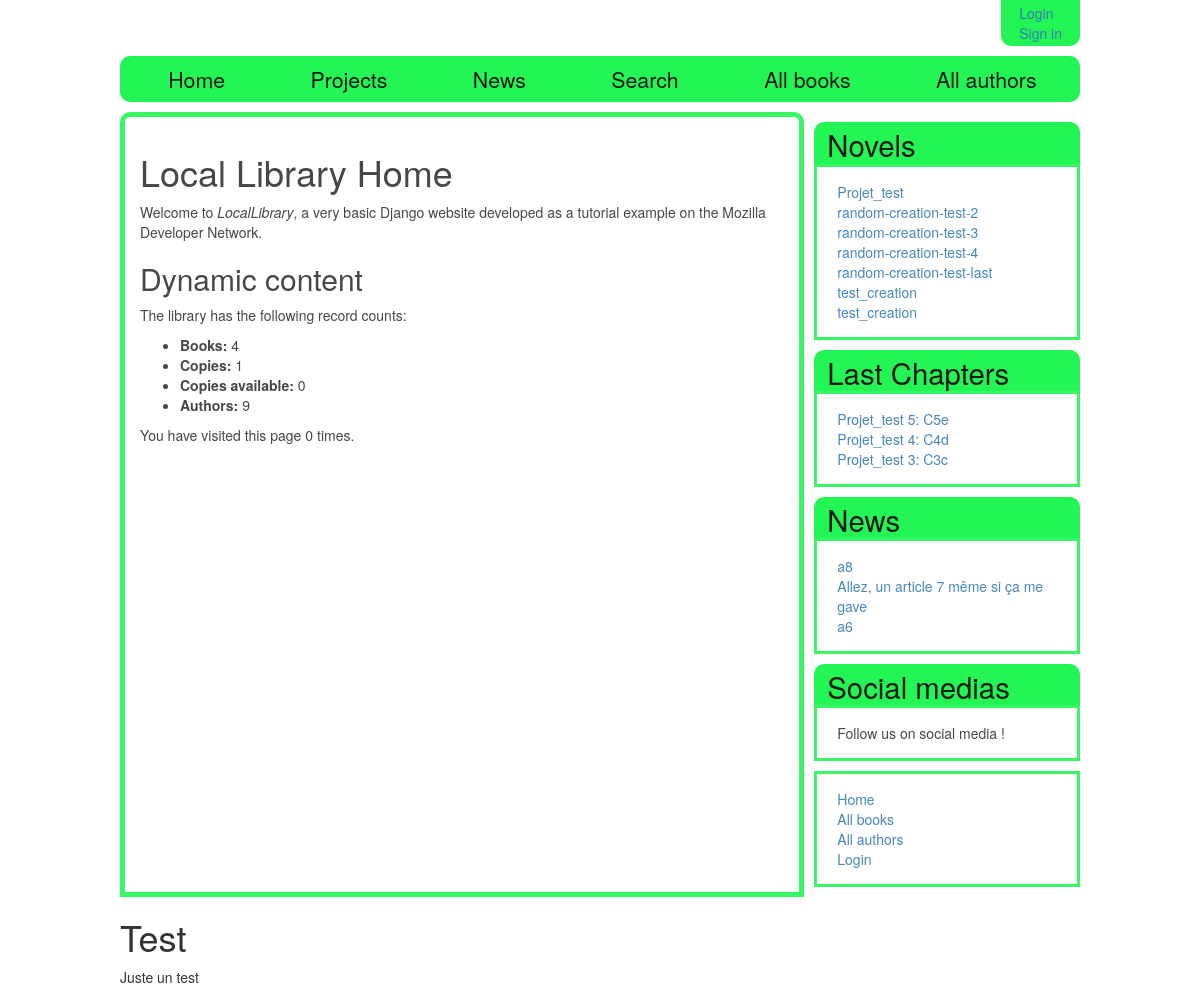
Page /charasite/ on the committed database.
### charasite/models.py (models this page shows, shortened)
class Project(models.Model):
    name = models.CharField(max_length=200, help_text="Enter the name of your project")
    date_start = models.DateTimeField(auto_now_add = True)
    description = models.TextField(max_length=1000, null = True, blank = True, help_text="Enter a brief description of the project")
    is_public = models.BooleanField(help_text='Do you want the project to be referenced ?')
    owner = models.ForeignKey(User, on_delete=models.CASCADE)
    genre = models.ManyToManyField(Genre, help_text="Select a genre for this book")
    is_published = models.BooleanField(blank = True)
    def get_absolute_url(self):
        return reverse('project_detail', args=[str(self.id)])

class Chapter(models.Model):
    project = models.ForeignKey('Project', on_delete = models.CASCADE)
    repository = models.ForeignKey('Repository', on_delete = models.CASCADE)
    number = models.IntegerField(help_text = 'Number of the chapter')
    title = models.CharField(max_length=200, help_text="Enter the title of this chapter")
    prevChapter = models.ForeignKey('Chapter', null = True, blank = True, on_delete = models.SET_NULL, help_text="The previous chapter")
    summary = models.TextField(max_length=1000, null = True, blank = True, help_text="Enter a brief summary for this chapter")
    content = models.TextField(max_length=200000, null = True, blank = True, help_text="Your chapter")
    date_of_creation = models.DateTimeField(auto_now_add = True)
    date_of_last_edit = models.DateTimeField(auto_now = True)
    is_published = models.BooleanField(blank=True, default=False)
    def get_absolute_url(self):
        return reverse('chapter_detail', args=[str(self.id)])
    class Meta:
        ordering =['number']

class Article(models.Model):
    title = models.CharField(max_length=200, help_text="Enter the title of this article")
    writer = models.ForeignKey(User, on_delete = models.CASCADE)
    prevArticle = models.ForeignKey('Article', null = True, blank = True, on_delete = models.SET_NULL, help_text="The previous article")
    summary = models.TextField(max_length=1000, null = True, blank = True, help_text="Enter a brief summary for this article")
    content = models.TextField(max_length=200000, null = True, blank = True, help_text="Your article")
    date_of_creation = models.DateTimeField(auto_now_add = True)
    date_of_last_edit = models.DateTimeField(auto_now = True)
    is_published = models.BooleanField(blank=True, default=False)
    def get_absolute_url(self):
        return reverse('article_detail', args=[str(self.id)])
    class Meta:
        ordering = ['-date_of_last_edit']

### charasite/views.py (the view)
def index(request):
    num_books=Book.objects.all().count()
    num_instances=BookInstance.objects.all().count()
    num_instances_available=BookInstance.objects.filter(status__exact='a').count()
    num_authors=Author.objects.count()  # The 'all()' is implied by default.
    num_visits=request.session.get('num_visits', 0)
    request.session['num_visits'] = num_visits+1
    return render(
        request,
        'index.html',
        context={'num_books':num_books,'num_instances':num_instances,'num_instances_available':num_instances_available,'num_authors':num_authors,'num_visits':num_visits},
    )

### charasite/context_processors.py (called while the page is built)
def listproj_context_processor(request):
    return {
        'listproj': Project.objects.filter(is_published=True).order_by('name'),
    }

def listnewchapter_context_processor(request):
    return {
        'listnewchap': Chapter.objects.filter(is_published=True).order_by('-date_of_last_edit')[:3],
    }

def listnewarticle_context_processor(request):
    return {
        'listnewarticle': Article.objects.filter(is_published=True).order_by('-date_of_last_edit')[:3],
    }

### charasite/templates/index.html
{% extends "basic_generic_readingspacev2.html" %}
{% block content %}
<h1>Local Library Home</h1>
  <p>Welcome to <em>LocalLibrary</em>, a very basic Django website developed as a tutorial example on the Mozilla Developer Network.</p>
<h2>Dynamic content</h2>
  <p>The library has the following record counts:</p>
  <ul>
    <li><strong>Books:</strong> {{ num_books }}</li>
    <li><strong>Copies:</strong> {{ num_instances }}</li>
    <li><strong>Copies available:</strong> {{ num_instances_available }}</li>
    <li><strong>Authors:</strong> {{ num_authors }}</li>
  </ul>
  <p>You have visited this page {{ num_visits }}{% if num_visits == 1 %} time{% else %} times{% endif %}.</p>
{% endblock %}

### charasite/templates/basic_generic_readingspacev2.html (shortened to what this page needs)
<!DOCTYPE html>
<html lang="en">
<head>
  <link rel="stylesheet" href="https://maxcdn.bootstrapcdn.com/bootstrap/3.3.7/css/bootstrap.min.css">
  {% load static %}
  <link rel="stylesheet" href="{% static 'css/styles.css' %}">
</head>
<body>
  <div class="entire_page">
  <header>
	<section class = "userid">
	  <ul>
	  {% if user.is_authenticated %}
        <li>User: {{ user.get_username }}</li>
	    <li><a href="{% url 'logout'%}?next={{request.path}}">Logout</a></li>
	  {% else %}
	    <li><a href="{% url 'login'%}?next={{request.path}}">Login</a></li>
		<li><a href="#">Sign in</a></li>
	  {% endif %}
	</section>
  </header>
  <nav>
	{% block navigation%}
    <ul>
	  <li><a href="{% url 'index' %}">Home</a></li>
	  <li><a href="{% url 'projects' %}">Projects</a></li>
	  <li><a href="{% url 'articles' %}">News</a></li>
      <li><a href="{% url 'searchpage' %}">Search</a></li>
	  <li><a href="{% url 'books' %}">All books</a></li>
	  <li><a href="">All authors</a></li>
	</ul>
	{% endblock%}
  </nav>
  <div class="main_page">
      <div class="content_block">
        {% block content %}{% endblock %}
      </div>
	  <div class="sidebar_objects">
        {% block sidebar %}
		<div class="sidebar_list_project">
		  {% block side_list_chapter %}
		    <h1><a href="{% url 'projects' %}">Novels</a></h1>
			<ul>
			{% for project in listproj %}
			  <li><a href="{{ project.get_absolute_url }}">{{ project.name }}</a></li>
			{% empty %}
			  <li>Sorry, no novels available in your country</li>
			{% endfor %}
			</ul>
		  {% endblock %}
		</div>
		<div class="sidebar_list_new_chapter">
		  {% block side_list_new_chapter %}
			<h1>Last Chapters</h1>
			<ul>
			  {% for chapter in listnewchap %}
			    <li><a href="{{ chapter.get_absolute_url }}">{{ chapter.project.name }} {{ chapter.number }}: {{ chapter.title }}</a></li>
			  {% empty %}
			    <li>Sorry, no new chapters available in your country</li>
			  {% endfor %}
			</ul>
		  {% endblock %}
		</div>
		<div class="sidebar_list_new_article">
		  {% block side_list_new_article %}
			<h1><a href="{% url 'articles' %}">News</a></h1>
			<ul>
			  {% for article in listnewarticle %}
			    <li><a href="{{ article.get_absolute_url }}">{{ article.title }}</a></li>
			  {% empty %}
			    <li>Sorry, no news for the moment !</li>
			  {% endfor %}
			</ul>
		  {% endblock %}
		</div>
		<div class="social_media">
		  <h1>Social medias</h1>
		  <p>Follow us on social media !</p>
		</div>
		<div class="sidebar_nav_bar">
			<ul class="sidebar-nav">
			  <li><a href="{% url 'index' %}">Home</a></li>
			  <li><a href="{% url 'books' %}">All books</a></li>
			  <li><a href="#">All authors</a></li>
			  {% if user.is_authenticated %}
				<li>User: {{ user.get_username }}</li>
				<li><a href="{% url 'my_borrowed' %}">My Borrowed</a></li>
				<li><a href="{% url 'logout'%}?next={{request.path}}">Logout</a></li>
			  {% else %}
				 <li><a href="{% url 'login'%}?next={{request.path}}">Login</a></li>
			  {% endif %}
			</ul>
		</div>
      {% endblock %}
      </div>
  </div>
  <footer>
    <div class="test_footer">
	  <h1>Test</h1>
	  <p>Juste un test</p>
	</div>
  </footer>
  </div>
</body>
</html>

### charasite/static/css/styles.css (style rules this page uses)
header { display: flex; justify-content: flex-end; margin-bottom: 10px; }
header ul { list-style-type: none; border: 3px #23F554 solid; border-radius: 0px 0px 10px 10px; background-color: #23F554; padding:0px; margin: 0px; display: flex; justify-content: flex-end; flex-direction: column; }
header li { margin-right: 15px; margin-left: 15px; }
nav ul { list-style-type: none; display: flex; }
nav li { margin-right: 15px; }
body { background: url('image/galaxy.png'); background-attachment: fixed; }
.sidebar_objects h1 { border: 3px #23F554 solid; border-bottom: 0px; border-radius: 10px 10px 0px 0px; margin-top: 10px; margin-bottom: 0px; padding: 3px; padding-left: 10px; padding-right: 10px; color: #181818; background-color: #23F554; font-size: 22pt; }
.sidebar_objects ul, .sidebar_objects p { list-style-type: none; border: 3px #23F554 solid; margin-bottom: 10px; padding: 15px; padding-left: 20px; background-color: #FFFFFF; opacity: 0.9; }
.entire_page { width: 80%; min-width: 500px; margin: auto; }
.main_page { margin: auto; display: flex; justify-content: space-between; }
.content_block { width: 75%; border: 5px #23F554 solid; padding: 15px; border-radius: 10px 10px 0px 0px; background-color: #FFFFFF; opacity: 0.9; margin-right: 10px; }
nav { border: 3px #23F554 solid; border-radius: 10px 10px 10px 10px; margin-bottom: 10px; font-size: 16pt; background-color: #23F554; }
nav li { padding: 5px; padding-left: 10px; margin: 0; }
nav ul { padding: 0; margin: 0; display: flex; justify-content: space-around; }
nav a, h1 a { color: #181818; }

### rows in the picture
Project: name "Projet_test"
Project: name "random-creation-test-2"
Project: name "random-creation-test-3"
Project: name "random-creation-test-4"
Project: name "random-creation-test-last"
Project: name "test_creation"
Project: name "test_creation"
Chapter: project.name "Projet_test", number "5", title "C5e"
Chapter: project.name "Projet_test", number "4", title "C4d"
Chapter: project.name "Projet_test", number "3", title "C3c"
Article: title "a8"
Article: title "Allez, un article 7 même si ça me gave"
Article: title "a6"

### other values in the picture
{{ num_books }} "4"
{{ num_instances }} "1"
{{ num_instances_available }} "0"
{{ num_authors }} "9"
{{ num_visits }} "0"
